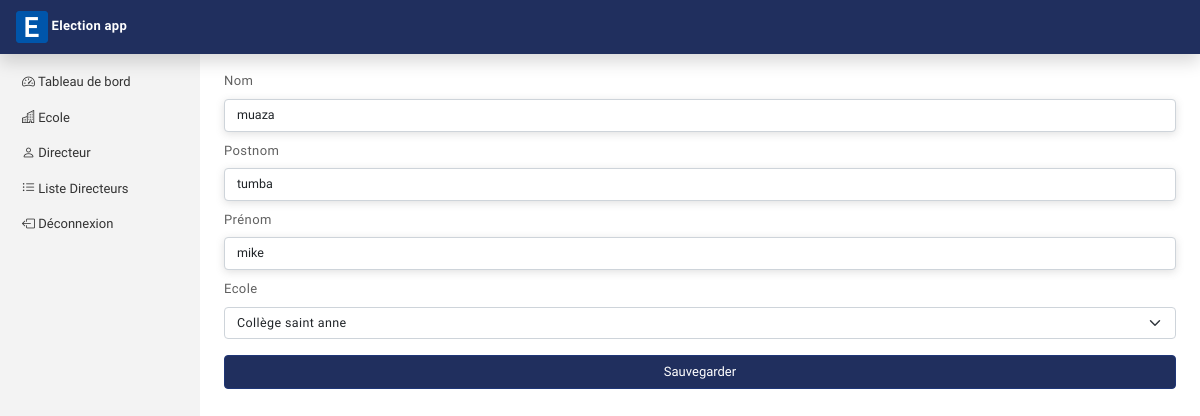
/AppAdmin/updateDirecteur/16, run on the app's committed database.
### AppAuth/models.py (models this page shows, shortened)
class User(AbstractUser):
    username = models.CharField(max_length = 50, blank = True, null = True, unique = False)
    email = models.EmailField(unique=True)
    USERNAME_FIELD = "email"
    REQUIRED_FIELDS = ["username"]
    status = models.CharField(max_length=50)

### AppAdmin/views.py (the view, shortened to what this page needs)
# urls.py: path('updateDirecteur/<int:id>', UpdateDirecteurView.as_view(), name='updateDirecteur'),
class UpdateDirecteurView(View):
    def get(self, request, id):
        objet = get_object_or_404(User, id=id)
        title = 'Modidication'
        return render(request, 'AppAdmin/updateDirecteur.html', {
            'title':title,
            'objet':objet,
            'allEcole':Ecole.objects.all()
        })

### Templates/AppAdmin/updateDirecteur.html (shortened to what this page needs)
{% extends 'BaseAdmin.html' %}
{% load static %}
{% block baseAdmin %}
    <form action="" method="POST" class='mt-3' id='formUser'>
        <div class="mb-2">
            <label for="nom" class='form-label'>Nom</label>
            <input type="text" class='form-control mb-2' name='nom' id='nom' value="{{objet.username}}">
        </div>
        <div class="mb-2">
            <label for="postnom" class='form-label'>Postnom</label>
            <input type="text" class='form-control mb-2' name='postnom' id='postnom' value="{{objet.first_name}}">
        </div>
        <div class="mb-2">
            <label for="prenom" class='form-label'>Prénom</label>
            <input type="text" class='form-control mb-2' name='prenom' id='prenom' value="{{objet.last_name}}">
        </div>
        <div class="mb-3">
            <label for="ecole" class='form-label'>Ecole</label>
            <select name="ecole" class='form-select'>
                {% for objet in allEcole %}
                    <option value="{{objet.id}}">{{objet.ecole | capfirst}}</option>
                {% endfor %}
            </select>
        </div>
        <button type="submit" class='btn btn-success w-100'>Sauvegarder</button>
    </form>
{% endblock baseAdmin %}

### Static/css/style.css (style rules this page uses)
body { font-family: 'Varela Round', sans-serif; font-size: .900rem }
.form-select { font-size: 12.5px !important; letter-spacing: .4px; }
.form-select > option { font-size: 12.3px; font-family: 'Segoe UI', Tahoma, Geneva, Verdana, sans-serif; }

### data on the page
User: nom "muaza", postnom "tumba", prenom "mike"

### other printed values
form field ecole "Collège saint anne"
